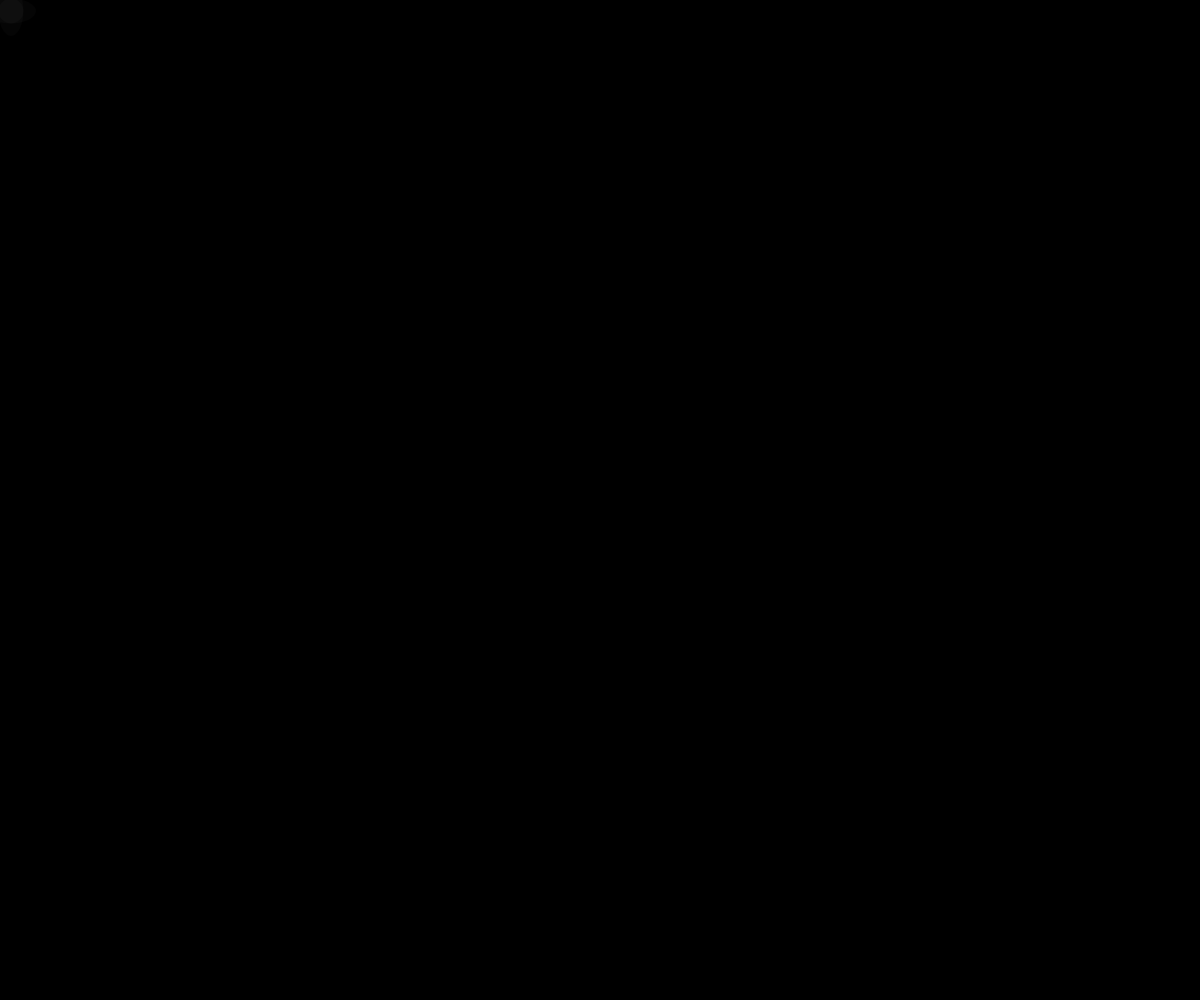
Frame 1 (no input)
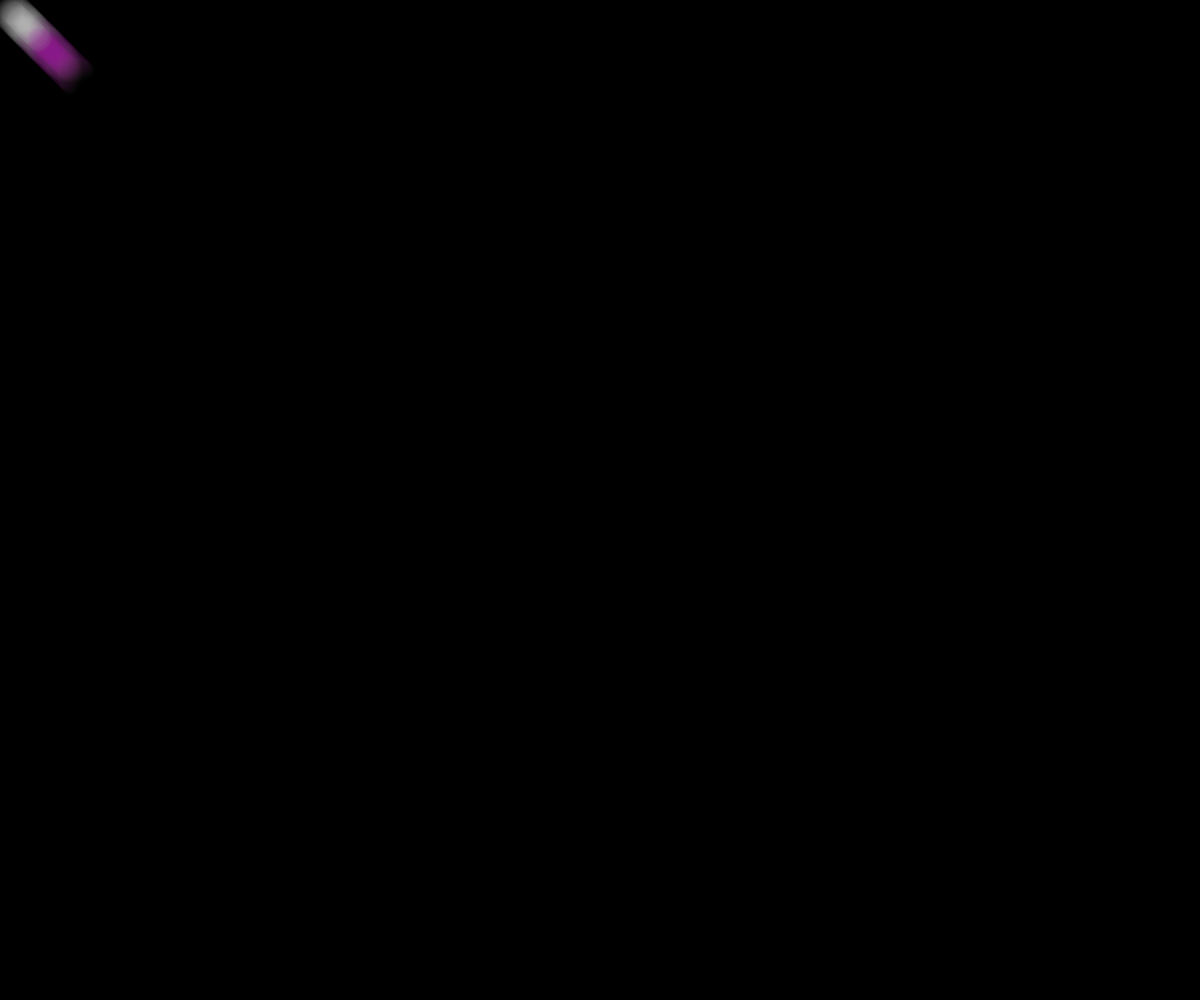
Frame 60 (no input)
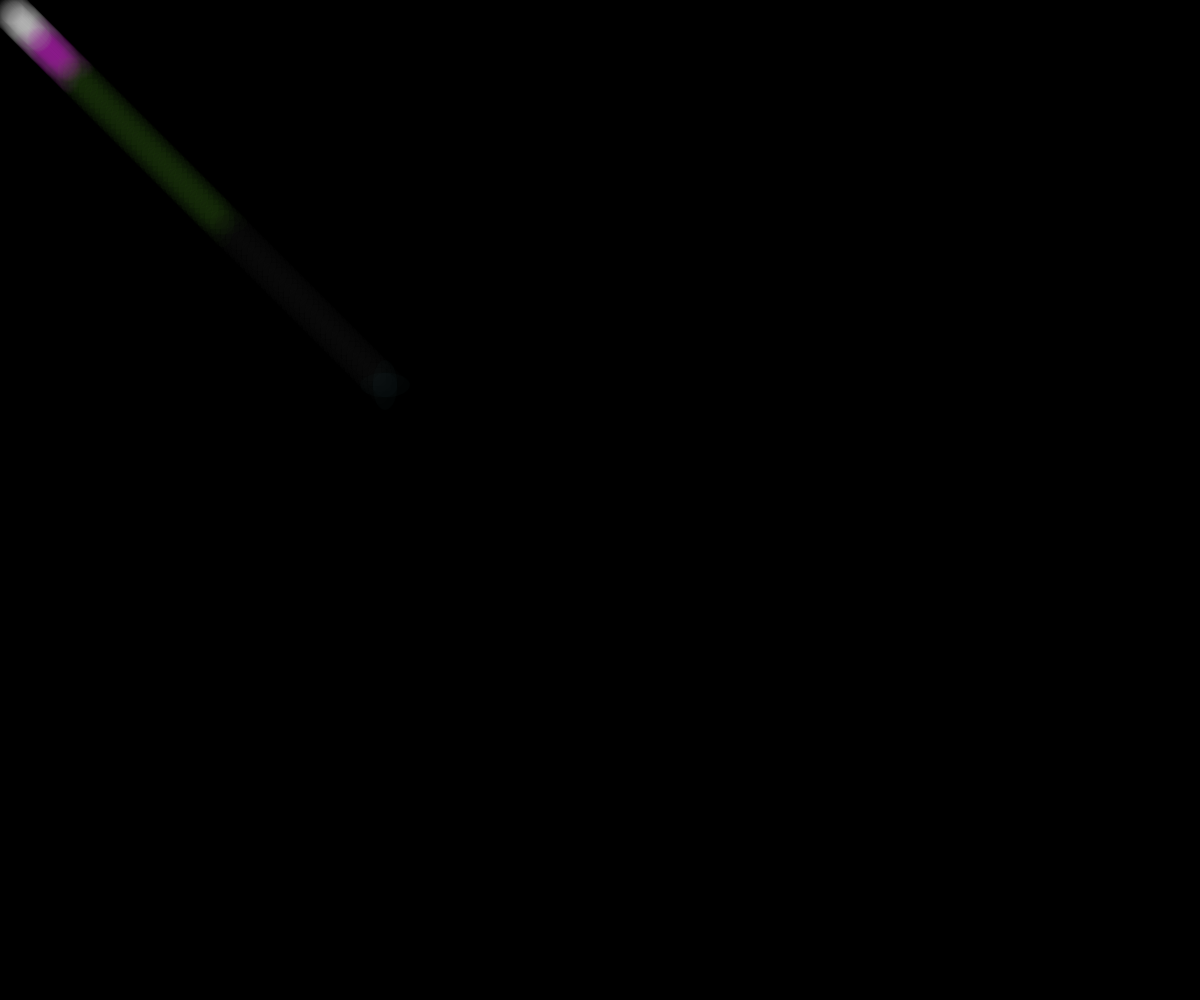
Frame 120 (the mouse pressed at the canvas centre since frame 60)

The p5.js sketch that drew these frames (run headless with seeded random() and noise() and a simulated clock; from frame 60 on, the mouse is pressed at the canvas centre):

// p5.js sketch
// ── sketch.js
var ball = {};
ball.width = 25;
ball.x = 10;
ball.y = 10;
ball.delta_x = 1;
ball.delta_y = 1;
ball.scale_x = 1;
ball.scale_y = 1;
var ball_color;
var fill_counter = 0;
var x_pos = 0;
function setup() {
    createCanvas(windowWidth, windowHeight);
    ball_color = color( 255, 255, 255, 5 );
    background(0);
}



function draw() {

x_pos++;
x_pos %= width;
fill_counter = x_pos % 30;
if( fill_counter == 0) {
  ball_color = color(
    random(255), random(255), random(255), 5 );
}


    ball.x += ball.delta_x * ball.scale_x;
    ball.y += ball.delta_y * ball.scale_y;


    if (ball.x >= width || ball.x <= 0) {
        ball.delta_x = -1 * ball.delta_x;
    }
    if (ball.y >= height || ball.y <= 0) {
        ball.delta_y = -1 * ball.delta_y;
    }

    noStroke();
     fill( ball_color );
     ellipse(ball.x, ball.y, ball.width, ball.width);
     ellipse(ball.x, ball.y, ball.width, ball.width + 25);
 ellipse(ball.x, ball.y, ball.width + 25, ball.width);
}

function mousePressed() {
    ball.scale_x = map(mouseX, 0, width, 0.5, 10);
    ball.scale_y = map(mouseY, 0, height, 0.5, 10);
}
